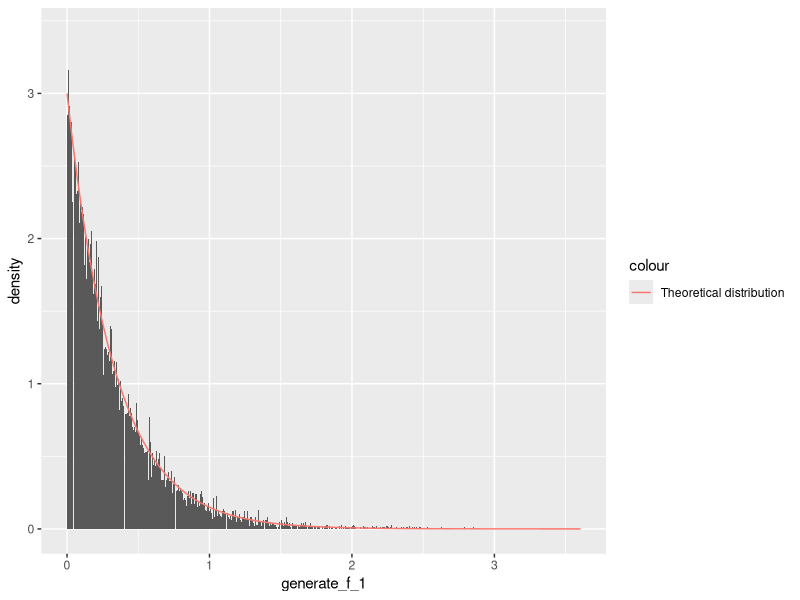
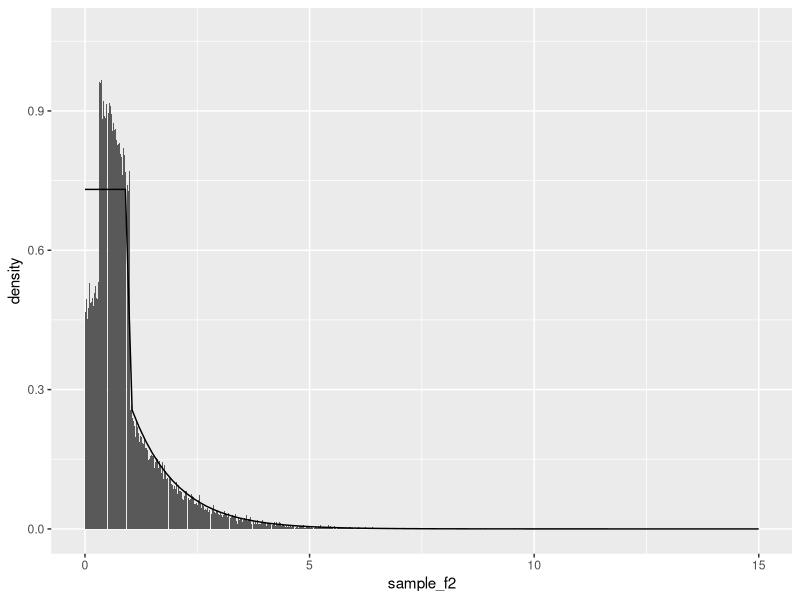
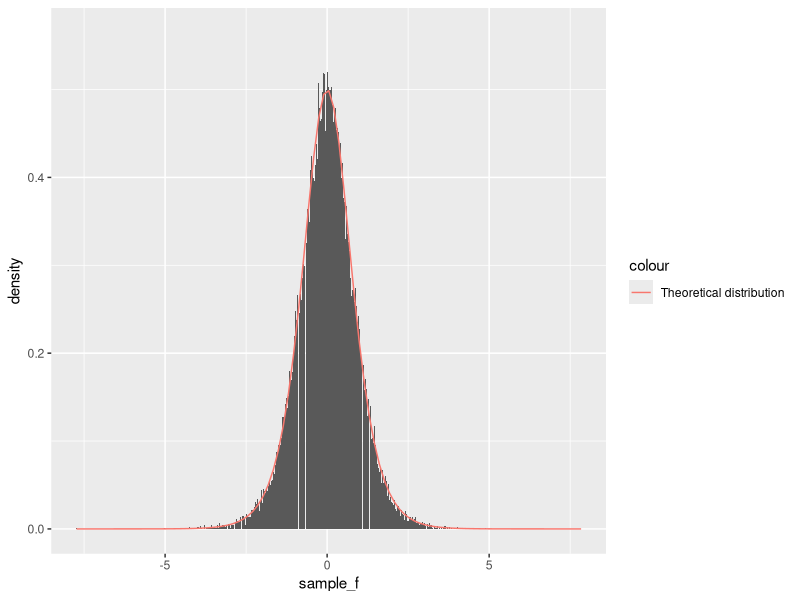
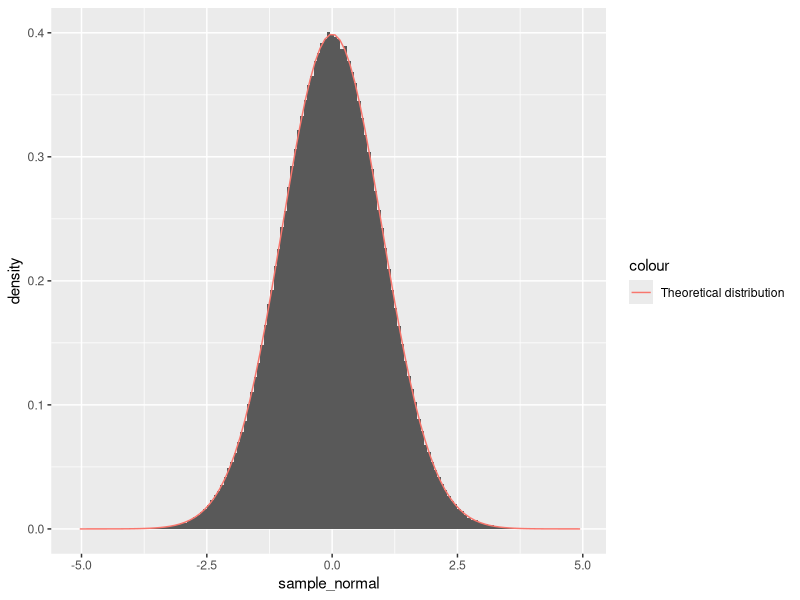

These figures' R source, in order:
## ---- chunk 1
knitr::opts_chunk$set(echo = TRUE)
## ---- chunk 2
generate_exponential <- function(n, lambda)
{
  u <-runif(n)
  x <- -(1/lambda) * log(u)
  return(x)
}
## ---- chunk 3
library(ggplot2)

theoretical_f_1 <-function(x,lambda)
{
  return(lambda*exp(-lambda*x))
}
set.seed(2)
n=100000
lambda=3
generate_f_1=generate_exponential(n, lambda)


ggplot()+
  geom_histogram(
    data=as.data.frame(generate_f_1),
    mapping=aes(x=generate_f_1,y=..density..),
    binwidth=0.001
    
  )+
  stat_function(
  fun=theoretical_f_1,
  args=list(lambda=lambda),
  aes(col="Theoretical distribution")
)
## ---- chunk 4
generate_function <-function(n, alpha)
{
  u1<-runif(n/2,0,exp(1)/(alpha+exp(1)))
  u2<-runif(n/2,1-(exp(1)/(alpha+exp(1))),1)
  x1<-(u1*((alpha+exp(1)))/exp(1))^(1/alpha)
  x2<-log((alpha+exp(1))/((1-u2)*(alpha+exp(1))))
  x<-append(x1,x2)
}
## ---- chunk 5

theo_gx <- function(x, alpha) {
const <- alpha * exp(1) / (alpha + exp(1)) # Normalizing constant
func <- rep(0, length(x)) # Vector of zeros of same length as x
left <- x > 0 & x < 1 # The PDF has one value for 0 < x < 1
right <- x >= 1 # ... and one value for x >= 1
func[left] <- const * x[left]^(alpha - 1) # The value to the left
func[right] <- const * exp(-x[right]) # The value to the right
return(func)
}


n=1000000
alpha=1
sample_f2<-generate_function(n,alpha)
ggplot()+
  geom_histogram(
    data=as.data.frame(sample_f2),
    mapping=aes(x=sample_f2,y=..density..),
    binwidth=0.001
    
  )+
  stat_function(
  fun=theo_gx,
  args=list(alpha=alpha)
)
## ---- chunk 6
generate_f <- function(n, alpha)
{
  u<-runif(n)
  x<-(1/alpha)*log(u/(1-u))
  return(x)
}
## ---- chunk 7
theoretical_f <- function(x, alpha) {
return(alpha * exp(alpha * x) / (1 + exp(alpha * x))^2)
}

## ---- chunk 8
library(ggplot2)
n=1000000
alpha=2
sample_f <- generate_f(n,alpha)
ggplot()+
  geom_histogram(
    data=as.data.frame(sample_f),
    mapping=aes(x=sample_f,y=..density..),
    binwidth=0.001,
  ) +
  stat_function(
    fun=theoretical_f,
    args=list(alpha=alpha),
    aes(col="Theoretical distribution")
  )
## ---- chunk 9
generate_from_normal <- function(n)
{
  u1<-runif(n)
  u2<-runif(n)
  r<-sqrt(-2*log(u1))
  x_1<-2*pi*u2
  x=r*cos(x_1)
  return(x)
}
n=1000000
sample_normal<-generate_from_normal(n)
ggplot()+
  geom_histogram(
    data=as.data.frame(sample_normal),
    mapping=aes(x=sample_normal, y=..density..),
    binwidth=10/150
  )+
  stat_function(
    fun=dnorm,
    args=list(mean=0,sd=1),
    aes(col="Theoretical distribution")
  )
## ---- chunk 10
generate_d_normal <-function(n,mu,cov,d)
{
  D<-t(chol(cov))
  z<-generate_from_normal(d*n)
  Z<-matrix(z.nrow=d,ncol=n)
  X<-mu+D %*% Z
  return(X)
}
## ---- chunk 11
n<-10000
mu<-c(3,4,5)
cov_mat<-cbind(c(1,2,3), c(2,3,4), c(3,4,5))
cov_mat
# sample_normal_d<-generate_d_normal(n,mu,cov_mat,3)
## ---- chunk 12
generate_from_normal<-function(n)
{
  
}
